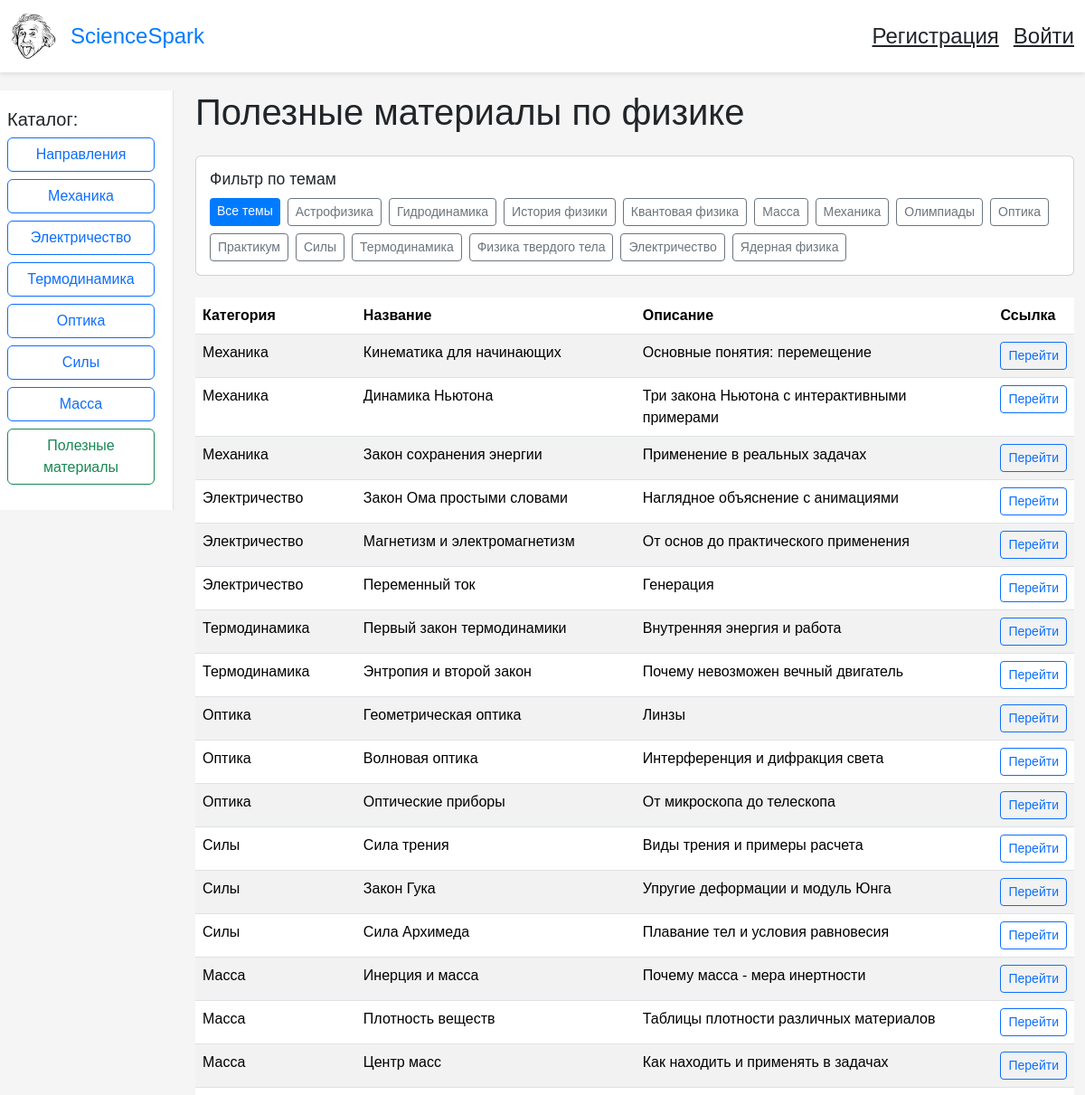
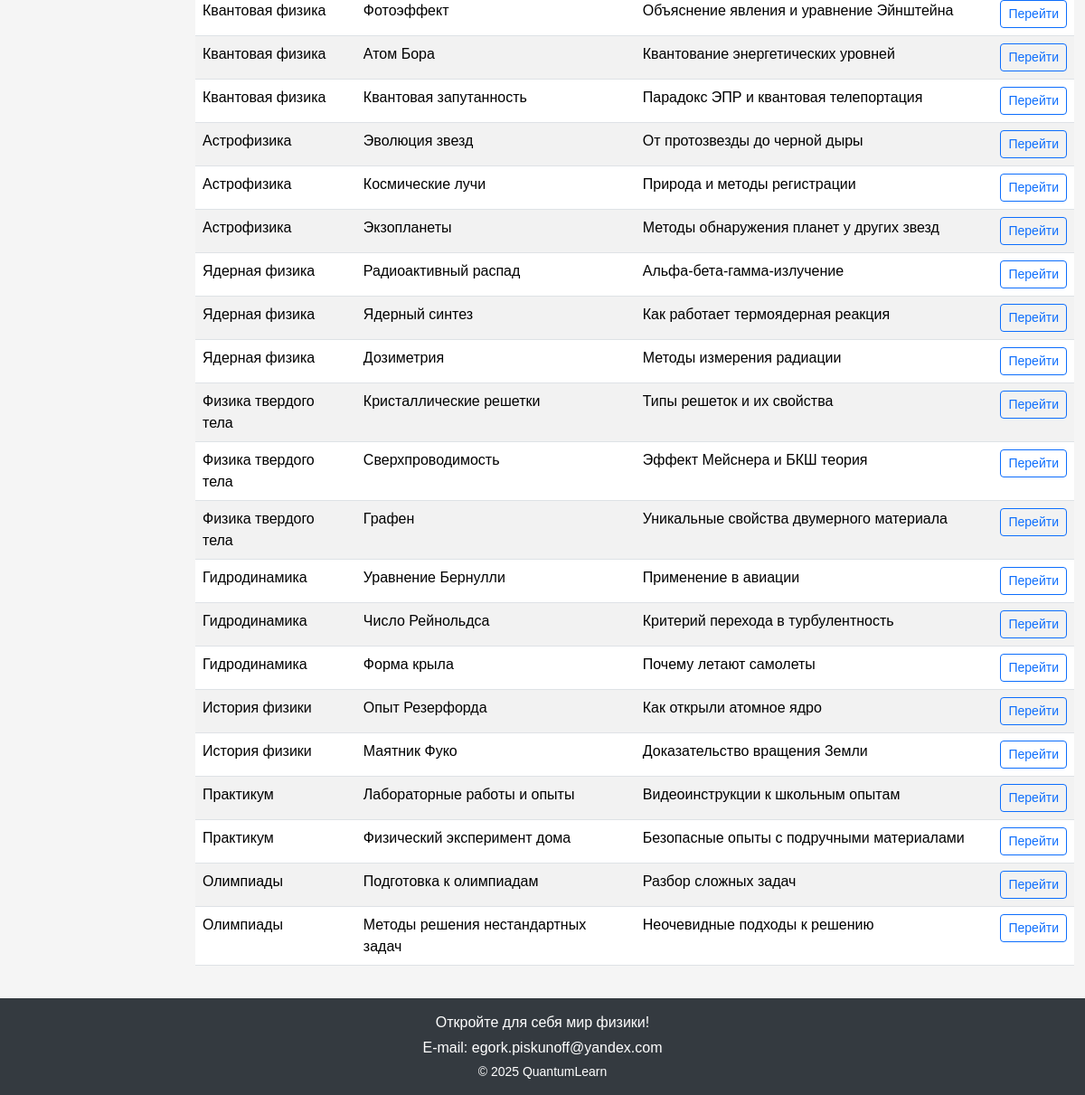
Page /resources on the committed database (2 pictures, top to bottom).
### data/db.py (models this page shows)
class Direction(db.Model):  # Модель направления
    __tablename__ = 'directions'
    id = db.Column(db.Integer, primary_key=True)
    name = db.Column(db.String(100), nullable=False)
    image_path = db.Column(db.String(200), nullable=False)
    description = db.Column(db.Text, nullable=False)
    laws = db.relationship('Law', backref='direction', lazy=True)

### main.py (the view)
@app.route('/resources')  # Страница с полезными ресурсами по физике
def resources():
    user = get_current_user()
    resources = load_resources()
    filter_category = request.args.get('category')
    if filter_category:
        resources = [el for el in resources if el['category'] == filter_category]
    all_categories = sorted({el['category'] for el in load_resources()})
    directions = load_directions()
    return render_template('resources.html',
                           resources=resources,
                           directions=directions,
                           user=user,
                           all_categories=all_categories,
                           current_category=filter_category)

### main.py (called while the page is built)
def load_resources():  # Загрузка списка ресурсов из csv файла
    resources = []
    if os.path.exists(RESOURCES_PATH):
        with open(RESOURCES_PATH, 'r', encoding='utf-8') as f:
            reader = csv.DictReader(f)
            resources = list(reader)
    return resources

def load_directions():  # Загрузка направлений из базы данных
    return db.session.query(Direction).all()

def get_current_user():  # Возвращение текущего авторизованного пользователя из сессии
    if 'user_id' in flask_session:
        return db.session.get(User, flask_session['user_id'])
    return None

### templates/resources.html (shortened to what this page needs)
{% extends "base.html" %}
{% block content %}
<div class="container">
    <h1 class="mb-4">Полезные материалы по физике</h1>
    <div class="card mb-4">
        <div class="card-body">
            <h5 class="card-title">Фильтр по темам</h5>
            <div class="d-flex flex-wrap gap-2">
                <a href="{{ url_for('resources') }}"
                   class="btn btn-sm {% if not current_category %}btn-primary{% else %}btn-outline-secondary{% endif %}">
                    Все темы
                </a>
                {% for category in all_categories %}
                <a href="{{ url_for('resources', category=category) }}"
                   class="btn btn-sm {% if current_category == category %}btn-primary{% else %}btn-outline-secondary{% endif %}">
                    {{ category }}
                </a>
                {% endfor %}
            </div>
        </div>
    </div>
    <div class="table-responsive">
        <table class="table table-striped">
            <thead>
                <tr>
                    <th>Категория</th>
                    <th>Название</th>
                    <th>Описание</th>
                    <th>Ссылка</th>
                </tr>
            </thead>
            <tbody>
                {% for resource in resources %}
                <tr>
                    <td>{{ resource.category }}</td>
                    <td>{{ resource.title }}</td>
                    <td>{{ resource.description }}</td>
                    <td>
                        <a href="{{ resource.url }}" target="_blank" class="btn btn-sm btn-outline-primary">
                            Перейти
                        </a>
                    </td>
                </tr>
                {% else %}
                <tr>
                    <td colspan="4" class="text-center">Нет материалов по выбранной теме</td>
                </tr>
                {% endfor %}
            </tbody>
        </table>
    </div>
</div>
{% endblock %}

### templates/base.html (shortened to what this page needs)
<!DOCTYPE html>
<html lang="ru">
<head>
    <link href="https://cdn.jsdelivr.net/npm/bootstrap@5.3.3/dist/css/bootstrap.min.css" rel="stylesheet">
    <link rel="stylesheet" href="{{ url_for('static', filename='style.css') }}">
</head>
<body>
    <header class="top-bar">
        <div class="container-fluid">
            <div class="row align-items-center">
                <div class="col d-flex justify-content-between align-items-center">
                    <div class="d-flex align-items-center">
                        <img src="{{ url_for('static', filename='images/physics.png') }}" alt="Логотип ScienceSpark" class="site-logo me-3">
                        <h1 class="site-title mb-0">ScienceSpark</h1>
                    </div>
                    <div class="d-flex align-items-center">
                        {% if session.user_id and user %}
                            <a href="{{ url_for('support') }}" class="text-dark fs-4 me-3">Поддержка</a>
                            <a href="{{ url_for('inbox') }}" class="text-dark fs-4 me-3">Входящие</a>
                            <a href="{{ url_for('sent_messages') }}" class="text-dark fs-4 me-3">Отправленные</a>
                            <span class="text-dark fs-4 me-3 user-link" onclick="toggleUserPopup()">{{ user.name }}</span>
                            <a href="#" class="btn btn-danger logout-btn-inline me-3" onclick="toggleLogoutPopup()">Выйти</a>
                        {% else %}
                            <a href="{{ url_for('register') }}" class="text-dark fs-4">Регистрация</a>
                            <a href="{{ url_for('login') }}" class="text-dark fs-4 ms-3">Войти</a>
                        {% endif %}
                    </div>
                </div>
            </div>
        </div>
    </header>
    <div class="container-fluid main-content">
        <div class="row">
            <nav class="col-md-3 col-lg-2 sidebar">
                <h5>Каталог:</h5>
                <ul class="nav flex-column">
                    <li class="nav-item"><a href="/" class="btn btn-outline-primary w-100 mb-2">Направления</a></li>
                    {% if directions %}
                        {% for direction in directions %}
                            <li class="nav-item">
                                <a href="{{ url_for('direction', direction_name=direction.name) }}" class="btn btn-outline-primary w-100 mb-2">{{ direction.name }}</a>
                            </li>
                        {% endfor %}
                    {% else %}
                        <li class="nav-item"><p>Направления отсутствуют</p></li>
                    {% endif %}
                    <li class="nav-item">
                        <a href="{{ url_for('resources') }}" class="btn btn-outline-success w-100 mb-2">Полезные материалы</a>
                    </li>
                </ul>
            </nav>
            <main class="col-md-9 col-lg-10">
                {% block content %}{% endblock %}
            </main>
        </div>
    </div>
    <footer class="bottom-bar">
        <div class="container">
            <div class="footer-content text-center">
                <div class="footer-text mb-1">Откройте для себя мир физики!</div>
                <div class="footer-email mb-1">
                    <a href="mailto:egork.piskunoff@yandex.com" class="text-white">E-mail: egork.piskunoff@yandex.com</a>
                </div>
                <div class="footer-copyright small">© 2025 QuantumLearn</div>
            </div>
        </div>
    </footer>
</body>
</html>

### static/style.css (style rules this page uses)
body { font-family: Arial, sans-serif; margin: 0; padding: 0; background-color: #f5f5f5; }
.top-bar { background-color: #ffffff; box-shadow: 0 2px 5px rgba(0, 0, 0, 0.1); padding: 15px 0; position: relative; }
.site-logo { width: 50px; height: 50px; }
.site-title { font-size: 1.5rem; color: #007bff; }
.main-content { padding: 20px 0; min-height: calc(100vh - 200px); }
.sidebar { background-color: #ffffff; padding: 20px; border-right: 1px solid #dee2e6; height: 100%; }
.nav-item .btn { transition: background-color 0.3s, color 0.3s; }
.card-body { padding: 15px; flex-grow: 1; display: flex; flex-direction: column; justify-content: space-between; }
.card-title { font-size: 1.1rem; margin-bottom: 10px; }
.btn-primary { background-color: #007bff; border: none; }
.bottom-bar { background-color: #343a40; color: white; padding: 15px 0; text-align: center; position: relative; bottom: 0; width: 100%; }
.footer-content a { color: white; text-decoration: none; }

### rows in the picture
Direction: name "Механика"
Direction: name "Электричество"
Direction: name "Термодинамика"
Direction: name "Оптика"
Direction: name "Силы"
Direction: name "Масса"

### other values in the picture
{{ category }} "Астрофизика" "Гидродинамика" "История физики" "Квантовая физика" "Масса" "Механика" "Олимпиады" "Оптика" "Практикум" "Силы" "Термодинамика" "Физика твердого тела" "Электричество" "Ядерная физика"
{{ resource.category }} "Механика" "Механика" "Механика" "Электричество" "Электричество" "Электричество" "Термодинамика" "Термодинамика" "Оптика" "Оптика" "Оптика" "Силы" "Силы" "Силы" "Масса" "Масса" "Масса" "Квантовая физика" "Квантовая физика" "Квантовая физика" "Астрофизика" "Астрофизика" "Астрофизика" "Ядерная физика" "Ядерная физика" "Ядерная физика" "Физика твердого тела" "Физика твердого тела" "Физика твердого тела" "Гидродинамика" "Гидродинамика" "Гидродинамика" "История физики" "История физики" "Практикум" "Практикум" "Олимпиады" "Олимпиады"
{{ resource.title }} "Кинематика для начинающих" "Динамика Ньютона" "Закон сохранения энергии" "Закон Ома простыми словами" "Магнетизм и электромагнетизм" "Переменный ток" "Первый закон термодинамики" "Энтропия и второй закон" "Геометрическая оптика" "Волновая оптика" "Оптические приборы" "Сила трения" "Закон Гука" "Сила Архимеда" "Инерция и масса" "Плотность веществ" "Центр масс" "Фотоэффект" "Атом Бора" "Квантовая запутанность" "Эволюция звезд" "Космические лучи" "Экзопланеты" "Радиоактивный распад" "Ядерный синтез" "Дозиметрия" "Кристаллические решетки" "Сверхпроводимость" "Графен" "Уравнение Бернулли" "Число Рейнольдса" "Форма крыла" "Опыт Резерфорда" "Маятник Фуко" "Лабораторные работы и опыты" "Физический эксперимент дома" "Подготовка к олимпиадам" "Методы решения нестандартных задач"
{{ resource.description }} "Основные понятия: перемещение" "Три закона Ньютона с интерактивными примерами" "Применение в реальных задачах" "Наглядное объяснение с анимациями" "От основ до практического применения" "Генерация" "Внутренняя энергия и работа" "Почему невозможен вечный двигатель" "Линзы" "Интерференция и дифракция света" "От микроскопа до телескопа" "Виды трения и примеры расчета" "Упругие деформации и модуль Юнга" "Плавание тел и условия равновесия" "Почему масса - мера инертности" "Таблицы плотности различных материалов" "Как находить и применять в задачах" "Объяснение явления и уравнение Эйнштейна" "Квантование энергетических уровней" "Парадокс ЭПР и квантовая телепортация" "От протозвезды до черной дыры" "Природа и методы регистрации" "Методы обнаружения планет у других звезд" "Альфа-бета-гамма-излучение" "Как работает термоядерная реакция" "Методы измерения радиации" "Типы решеток и их свойства" "Эффект Мейснера и БКШ теория" "Уникальные свойства двумерного материала" "Применение в авиации" "Критерий перехода в турбулентность" "Почему летают самолеты" "Как открыли атомное ядро" "Доказательство вращения Земли" "Видеоинструкции к школьным опытам" "Безопасные опыты с подручными материалами" "Разбор сложных задач" "Неочевидные подходы к решению"
